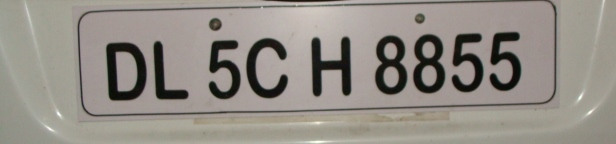
%> input picture CA2/p1/image1.jpg, 616 x 144 px
$ octave p1.m   (GNU Octave 9; MATLAB toolbox functions it lacks are replaced by stand-ins)
%> lines starting %> are read from the running program, lines starting %| are printed output that depends on the picture; in (x1, y1, x2, y2) boxes, pixels count from 0 and x2, y2 are one past the last pixel; in counts of white or black regions, pixels touching at a corner belong together; the program's own positions count from 1

% SELECTING THE TEST DATA
%%%%%%%%%%%%%%%%%%%%%%%%%%%%%%%%%%%%%%%%%%%%%%%%%%%%%%%%%%%%%%%%%%
[file,path]=uigetfile({'*.jpg;*.bmp;*.png;*.tif'},'Choose an image');
%> the answer given: image1.jpg
s=[path,file];
picture=imread(s);
%> picture is the input picture: size 144x616x3 uint8; mean R, G, B 146.4, 141, 133.6
figure
subplot(1,2,1)
imshow(picture)
picture=imresize(picture,[300 500]);
%> picture: size 300x500x3 uint8
subplot(1,2,2)
imshow(picture)

% RGB2GRAY
%%%%%%%%%%%%%%%%%%%%%%%%%%%%%%%%%%%%%%%%%%%%%%%%%%%%%%%%%%%%%%%%%%
gray_picture = mygrayfun(picture);
figure
subplot(1,2,1)
imshow(picture)
title('Original Image')

subplot(1,2,2)
imshow(gray_picture)
title('Grayscale Image')

% THRESHOLDING and CONVERSION TO A BINARY IMAGE
%%%%%%%%%%%%%%%%%%%%%%%%%%%%%%%%%%%%%%%%%%%%%%%%%%%%%%%%%%%%%%%%%%
chosen_threshold = 100;

binary_picture = ~mybinaryfun(gray_picture, chosen_threshold);


figure
subplot(1,2,1)
imshow(gray_picture)
title('Grayscale Image')

subplot(1,2,2)
imshow(binary_picture)
title('Binary Image')

% REMOVE SMALL COMPONENTS
%%%%%%%%%%%%%%%%%%%%%%%%%%%%%%%%%%%%%%%%%%%%%%%%%%%%%%%%%%%%%%%%%%
n = 350;

cleaned_picture = myremovecom(binary_picture, n);

figure
subplot(1, 4, 1);
imshow(binary_picture);
title('Original Binary Image');

subplot(1, 4, 2);
imshow(cleaned_picture);
title('Cleaned Binary Image');

only_noisy_pic = myremovecom(binary_picture, 2350);
subplot(1,4,3)
imshow(only_noisy_pic)
title('only noisy part image');
picture2=cleaned_picture-only_noisy_pic;
subplot(1,4,4)
imshow(picture2)
title('final pic');
% Labeling connected components
%%%%%%%%%%%%%%%%%%%%%%%%%%%%%%%%%%%%%%%%%%%%%%%%%%%%%%%%%%%%%%%%%%


image = picture2 > 0;

[L, Ne] = mysegmentation(image);

figure
imshow(picture2);
title('Segment');

propied = regionprops(L, 'BoundingBox');
hold on

for n = 1:size(propied, 1)
    rectangle('Position', propied(n).BoundingBox, 'EdgeColor', 'g', 'LineWidth', 2);
end

hold off


% Decision Making
%%%%%%%%%%%%%%%%%%%%%%%%%%%%%%%%%%%%%%%%%%%%%%%%%%%%%%%%%%%%%%%%%%

stats = regionprops(L, 'Centroid');
centroids = cat(1, stats.Centroid);


[~, sorted_idx] = sort(centroids(:,1));

load TRAININGSET;
% [35 lines not run here, left out]
function gray_image = mygrayfun(color_image)

    red_channel = color_image(:,:,1);
    green_channel = color_image(:,:,2);
    blue_channel = color_image(:,:,3);
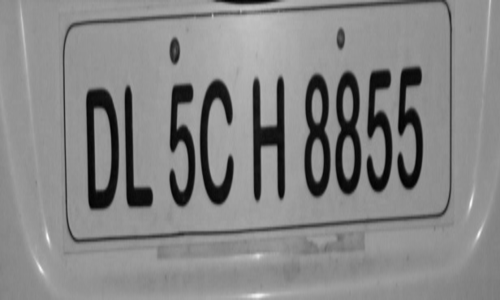
%> blue_channel: size 300x500 uint8; min 1, max 249, mean 133.6

    gray_image = 0.299 * red_channel + 0.578 * green_channel + 0.114 * blue_channel;


    gray_image = uint8(gray_image);
end

function binary_image = mybinaryfun(grayscale_image, threshold)
%> called with threshold = 100
    binary_image = grayscale_image > threshold;
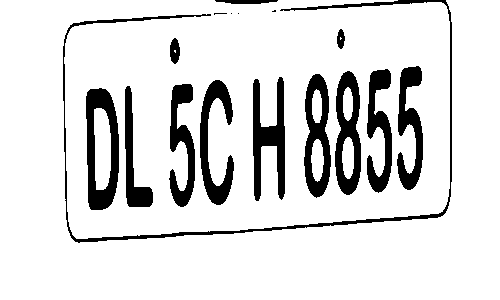
%> binary_image: size 300x500 logical; 86.9% white; 17 black regions (4 under 20 px), largest, box (x1, y1, x2, y2) and area: (63, 0, 452, 243) 2815, (86, 88, 119, 210) 2271, (253, 77, 285, 201) 2055
end

function [cleaned_image, only_noisy_pic] = myremovecom(binary_image, n)
%> called with n = 350
    [L, num] = bwlabel(binary_image);
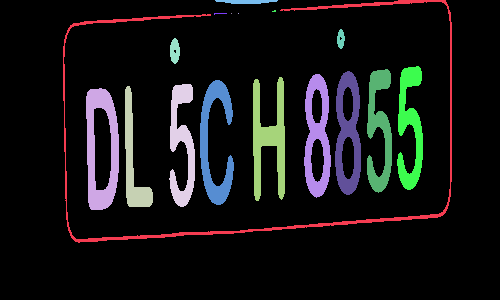
%> L: size 300x500 double; 18 distinct labels, from 0 to 17; one colour per label, 0 black
%> num = 17

    stats = regionprops(L, 'Area');
%> stats = 17 regions; largest, Area: 2815, 2271, 2055, 1899, 1884

    small_components = find([stats.Area] < n);
%> small_components = [5 7 8 9 10 12 15]

    for i = 1:length(small_components)
        binary_image(L == small_components(i)) = 0;
    end
%> this loop made 7 passes
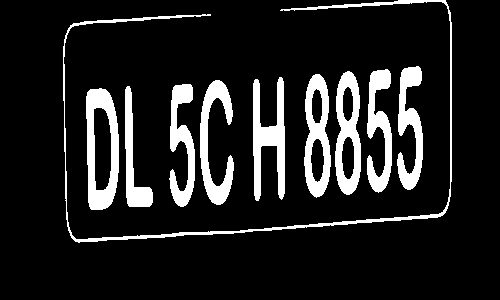
%> binary_image: size 300x500 logical; 12.7% white; 10 white regions, largest, box (x1, y1, x2, y2) and area: (63, 0, 452, 243) 2815, (86, 88, 119, 210) 2271, (253, 77, 285, 201) 2055
%> call 2 of myremovecom, with n = 2350
%> in myremovecom (call 2), `small_components = find([stats.Area] < n);`: small_components = [2 3 4 5 6 7 8 9 10 11 12 13 14 15 16 17]
%> the loop in myremovecom (call 2), `for i = 1:length(small_components)` made 16 passes
%> after the loop in myremovecom (call 2), `for i = 1:length(small_components)`:
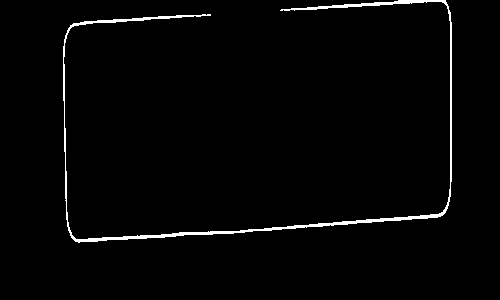
%> binary_image: size 300x500 logical; 1.9% white; 1 white region, box (x1, y1, x2, y2) and area: (63, 0, 452, 243) 2815
%> `picture2=cleaned_picture-only_noisy_pic;`: picture2: size 300x500 double; values 0 (black) and 1 (white), 10.8% white; 9 white regions, largest, box (x1, y1, x2, y2) and area: (86, 88, 119, 210) 2271, (253, 77, 285, 201) 2055, (335, 71, 361, 195) 1899
%> `image = picture2 > 0;`: image: size 300x500 logical; 10.8% white; 9 white regions

    cleaned_image = binary_image;
end


function [L, Ne] = mysegmentation(image)
    [rows, cols] = size(image);
%> rows = 300; cols = 500
    L = zeros(rows, cols);
    Ne = 0;

    neighbors = [0 1; 1 0; 0 -1; -1 0];

    for i = 1:rows
        for j = 1:cols
            if image(i, j) == 1 && L(i, j) == 0
                Ne = Ne + 1;
                stack = [i, j];
                top = 1;

                while top > 0
                    x = stack(top, 1);
                    y = stack(top, 2);
                    top = top - 1;

                    L(x, y) = Ne;

                    for k = 1:size(neighbors, 1)
                        x_n = x + neighbors(k, 1);
                        y_n = y + neighbors(k, 2);

                        if x_n >= 1 && x_n <= rows && y_n >= 1 && y_n <= cols && image(x_n, y_n) == 1 && L(x_n, y_n) == 0
                            top = top + 1;
                            stack(top, :) = [x_n, y_n];
                        end
                    end
                end
            end
        end
    end
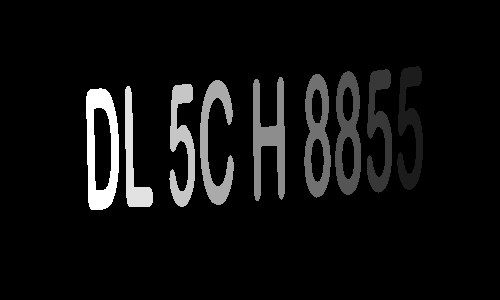
%> L: size 300x500 double; min 0, max 9, mean 0.545; drawn with min black and max white
%> after the loop, Ne = 9; stack = 2024 rows, first 12: [89 101; 90 101; 91 100; 91 99; 91 98; 91 97; 91 96; 91 95; 91 94; 91 93; 91 92; 91 92]; top = 0; x = 89; x_n = 88; y = 101; y_n = 101
%> `[L, Ne] = mysegmentation(image);`: Ne = 9
%> `propied = regionprops(L, 'BoundingBox');`: propied = 9 regions; largest, box (x1, y1, x2, y2): (200, 80, 234, 205), (86, 88, 119, 210), (253, 77, 285, 201), (125, 86, 153, 207), (304, 74, 331, 198)
%> the loop `for n = 1:size(propied, 1)` made 9 passes
%> after the loop `for n = 1:size(propied, 1)`:
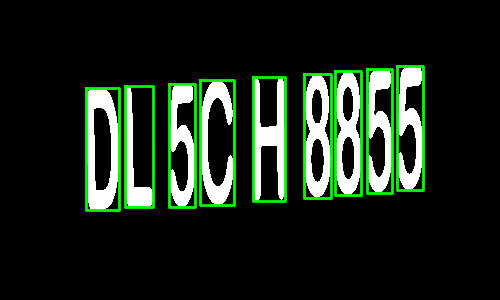
%> figure redrawn from the program's plot data; its title reads 'Segment'
%> `stats = regionprops(L, 'Centroid');`: stats = 9 regions; first 5, Centroid: [410.6 127.5], [379.8 130.3], [348.7 134.3], [317.9 136.9], [269.6 139.3]
%> `centroids = cat(1, stats.Centroid);`: centroids = [410.6 127.5; 379.8 130.3; 348.7 134.3; 317.9 136.9; 269.6 139.3; 215.9 143.5; 182.5 144.8; 133.8 162.4; 102.2 149.5]
%> `[~, sorted_idx] = sort(centroids(:,1));`: sorted_idx = [9; 8; 7; 6; 5; 4; 3; 2; 1]
%> the run ends on the next line
end
